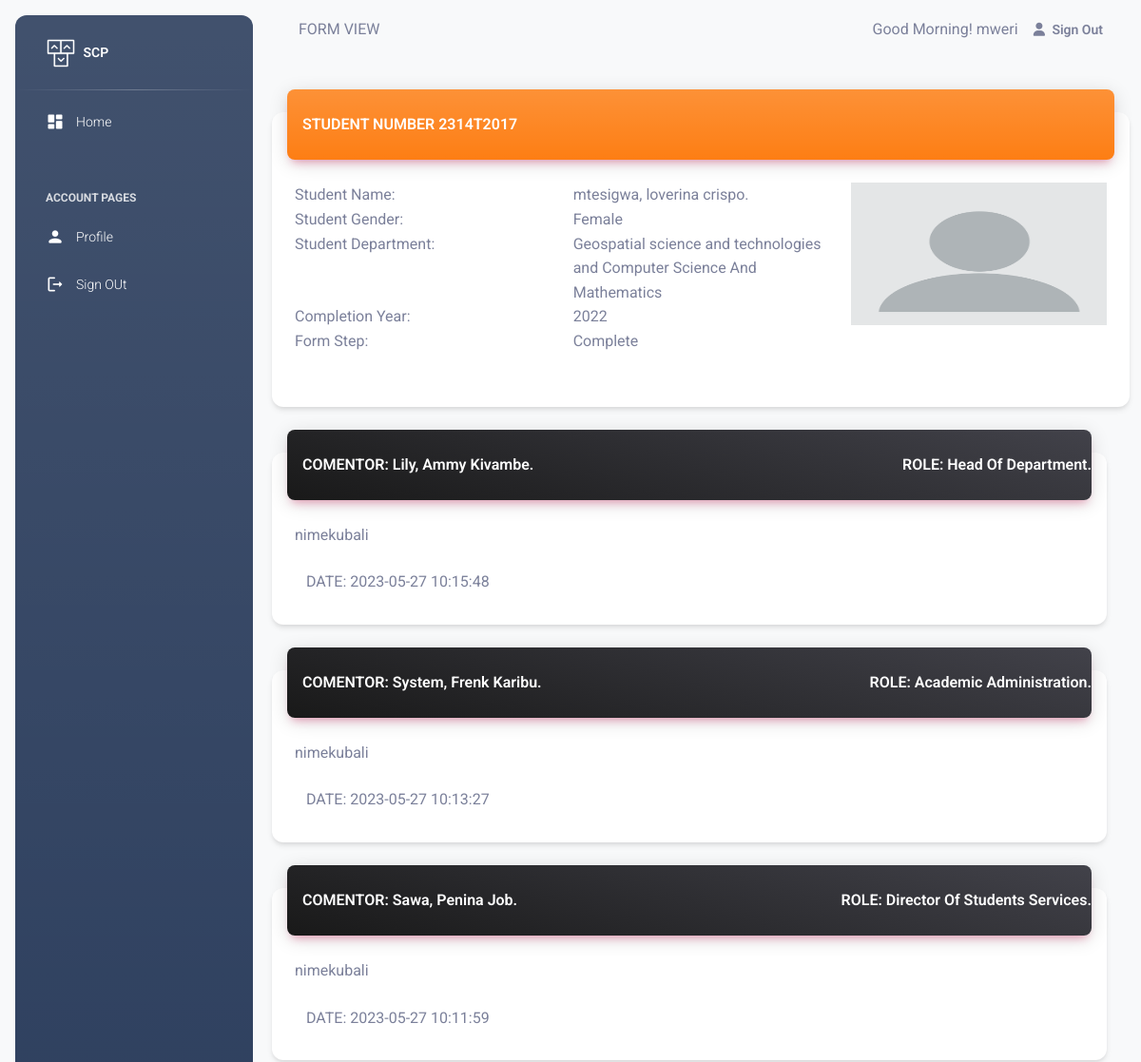
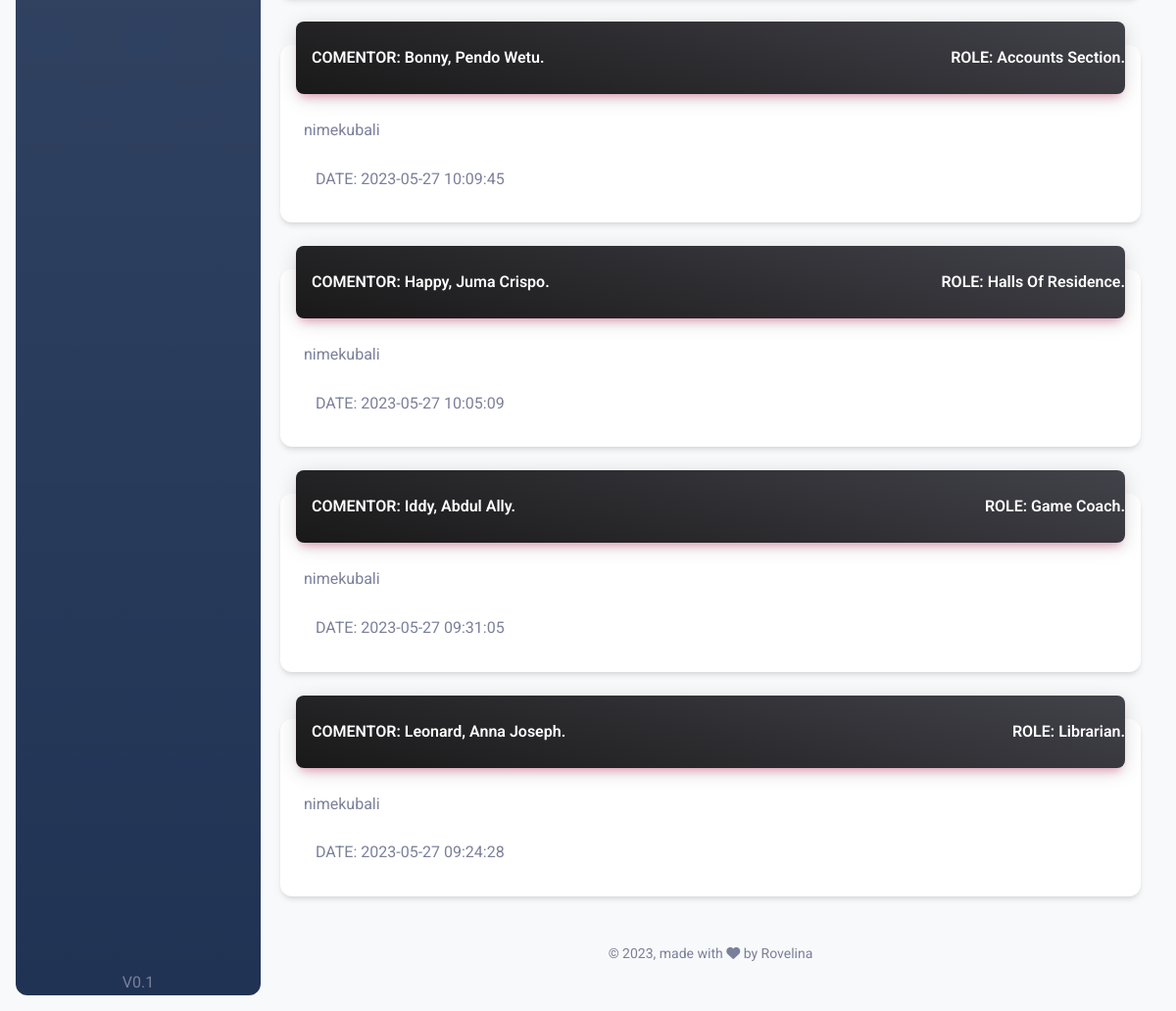
/pages/student/form_view.php?form_id=7 (signed in), run on the app's committed database (2 pictures, top to bottom).
### tables this page shows
CREATE TABLE `student` (
  `student_number` varchar(50) NOT NULL,
  `user_name` varchar(50) NOT NULL,
  `password` varchar(250) NOT NULL,
  `first_name` varchar(50) NOT NULL,
  `middle_name` varchar(50) NOT NULL,
  `last_name` varchar(50) NOT NULL,
  `gender` int(11) NOT NULL,
  `department` int(11) NOT NULL,
  `completion_year` int(11) NOT NULL,
  `image` varchar(100) NOT NULL
);

CREATE TABLE `form` (
  `form_id` bigint(20) NOT NULL,
  `student` varchar(50) NOT NULL,
  `form_step` int(11) NOT NULL
);

CREATE TABLE `gender` (
  `gender_id` int(11) NOT NULL,
  `gender_name` varchar(50) NOT NULL
);

CREATE TABLE `department` (
  `department_name` varchar(250) NOT NULL,
  `department_number` int(11) NOT NULL
);

CREATE TABLE `form_step` (
  `step_id` int(11) NOT NULL,
  `step_name` varchar(50) NOT NULL
);

CREATE TABLE `form_comment` (
  `comment_id` int(11) NOT NULL,
  `form` bigint(20) NOT NULL,
  `staff` varchar(50) NOT NULL,
  `comment` varchar(255) NOT NULL,
  `comment_date` datetime NOT NULL,
  `step` int(11) NOT NULL
);

CREATE TABLE `staff` (
  `staff_number` varchar(50) NOT NULL,
  `first_name` varchar(50) NOT NULL,
  `middle_name` varchar(50) NOT NULL,
  `staff_role` int(11) NOT NULL,
  `email` varchar(50) NOT NULL,
  `password` varchar(250) NOT NULL,
  `last_name` varchar(50) NOT NULL,
  `department` int(11) NOT NULL,
  `title` varchar(50) NOT NULL
);

CREATE TABLE `staff_role` (
  `role_id` int(11) NOT NULL,
  `role_name` varchar(50) NOT NULL
);

### classes/Account.php (called while the page is built, shortened)
<?php
 class Account {
    public function student_session_detail($sessin_id)
    {
        try{
            $db = getDB();
            $stmt = $db->prepare("SELECT first_name,middle_name,last_name FROM student WHERE student_number=:student_number");
            $stmt->bindParam("student_number", $sessin_id,PDO::PARAM_STR);
            $stmt->execute();
            $data = $stmt->fetch(PDO::FETCH_OBJ);
            return $data;
        }
        catch(PDOException $e) {
            echo '{"error":{"text":'. $e->getMessage() .'}}';
        }
    }
 }
?>

### pages/session.php (called while the page is built, shortened)
<?php
if(!empty($_SESSION['login_session_id']))
{
    $login_session_id=$_SESSION['login_session_id'];
    include('../../classes/Account.php');
    include('../../classes/Form.php');
}
?>

### classes/Form.php (called while the page is built, shortened)
<?php
 class Form {
    public function form_comment($form_id)
    {
        try{
            $db = getDB();
            $stmt = $db->prepare("SELECT
                   frm_cmt.comment
                   ,frm_cmt.comment_date
                   ,stf_role.role_name
                   ,stf.first_name
                   ,stf.middle_name
                   ,stf.last_name
                FROM form_comment frm_cmt
                inner join staff  stf
                on frm_cmt.staff = stf.staff_number
                inner join staff_role stf_role
                on stf_role.role_id = stf.staff_role
                WHERE form=:form
                order by frm_cmt.comment_date desc
             ");
            $stmt->bindParam("form", $form_id,PDO::PARAM_STR);
            $stmt->execute();
            $data = $stmt->fetchAll();
            return $data;
        }
        catch(PDOException $e) {
            echo '{"error":{"text":'. $e->getMessage() .'}}';
        }
    }
    public function form_detail($id)
    {
        try{
            $db = getDB();
            $stmt = $db->prepare("SELECT
                frm.form_id,
                frm.student,
                frm.form_step,
                std.first_name,
                std.middle_name,
                std.last_name,
                std.completion_year,
                gnd.gender_name,
                dpt.department_name,
                fstp.step_name,
                std.image
            FROM form frm
            inner join student std
            on std.student_number = frm.student
            inner join  gender gnd
            on gnd.gender_id = std.gender
            inner join  department dpt
            on dpt.department_number = std.department
            inner join form_step fstp
            on fstp.step_id = frm.form_step
            WHERE frm.form_id = :form_id ");
            $stmt->bindParam("form_id", $id,PDO::PARAM_STR);
            $stmt->execute();
            $data = $stmt->fetch(PDO::FETCH_OBJ);
            return $data;
        }
        catch(PDOException $e) {
            echo '{"error":{"get_staff":'. $e->getMessage() .'}}';
        }
    }
 }
?>

### pages/student/form_view.php (the view, shortened to what this page needs)
<?php
    include('../session.php');
    $page_tittle = "FORM VIEW ";
    $SessinUser=$account_class->student_session_detail($login_session_id);
    $id =$_GET['form_id'];
    $form_detail=$form_class->form_detail($id);
    $form_comments=$form_class->form_comment($id);
?>
<!DOCTYPE html>
<html lang="en">
  <head>
    <?php include 'head.php';?>
  </head>
  <body class="g-sidenav-show  bg-gray-100">
    <?php include 'aside.php';?>
    <main class="main-content border-radius-lg ">
      <?php include 'navbar.php';?>
      <div class="container-fluid py-4">
        <div class="row">
          <div class="col-12">
            <div class="card my-4">
              <div class="card-header p-0 position-relative mt-n4 mx-3 z-index-2">
                <div  style="background-color:#fd7e14" class="bg-gradient shadow-primary border-radius-lg pt-4 pb-3">
                  <div class="row">
                      <div class="col-6">
                        <h6 class="text-white  text-capitalize ps-3">STUDENT NUMBER  <?php echo  $login_session_id?></h6>
                      </div>
                  </div>
                </div>
              </div>
              <div class="card-body  pb-2">
              <div class="row">
                  <div class="col-8">
                   <div class="row">
                      <div class="col-6">
                        Student Name:
                      </div>
                      <div class="col-6">
                      <?php
                         $name =   $form_detail->last_name. ", ".$form_detail->first_name. " ". $form_detail->middle_name. ".";
                       echo  $name ?>
                      </div>
                      <div class="col-6">
                        Student Gender:
                      </div>
                      <div class="col-6">
                      <?php
                         $gender = $form_detail->gender_name;
                       echo  $gender ?>
                      </div>
                      <div class="col-6">
                        Student Department:
                      </div>
                      <div class="col-6">
                      <?php
                         $dapartment = $form_detail->department_name;
                       echo  $dapartment ?>
                      </div>
                      <div class="col-6">
                        Completion Year:
                      </div>
                      <div class="col-6">
                      <?php
                         $year =  $form_detail->completion_year ;
                       echo  $year ?>
                      </div>
                      <div class="col-6">
                        Form Step:
                      </div>
                      <div class="col-6">
                      <?php
                         $step =  $form_detail->step_name ;
                       echo  $step ?>
                      </div>
                   </div>
                  </div>
                  <div class="col-4">
                    <img  style = "width:100%;height:150px" src="../../images/students/<?php echo   $form_detail->image?>"/>
                  </div>
                </div>
              </div>
              <div class="card-footer">
              </div>
            </div>
          </div>
        </div>
        <div class="row">
          <?php
              foreach ($form_comments as $form_comment) {
                echo "
                <div class='row'>
                  <div class='col-12'>
                  <div class='card my-4'>
                    <div class='card-header p-0 position-relative mt-n4 mx-3 z-index-2'>
                      <div class='bg-gradient-dark shadow-primary border-radius-lg pt-4 pb-3'>
                        <div class='row'>
                            <div class='col-6'>
                              <h6 class='text-white  text-capitalize ps-3'>COMENTOR: {$form_comment['last_name']}, {$form_comment['first_name']} {$form_comment['middle_name']}. </h6>
                            </div>
                            <div class='col-6 text-end ''>
                                <h6 class='text-white   text-capitalize ps-3'>ROLE: {$form_comment['role_name']}. </h6>
                            </div>
                        </div>
                      </div>
                    </div>
                    <div class='card-body  pb-2'>
                      <div class='row'>
                        <div class='col-8'>
                        <div class='row'>
                            <div class='col-6'>
                            {$form_comment['comment']}
                            </div>
                      </div>
                    </div>
                    <div class='card-footer'>
                      DATE: {$form_comment['comment_date']}
                    </div>
                  </div>
                </div>
                </div>
              ";
              }
            ?>
        </div>
        <?php include 'footer.php';?>
      </div>
    </main>
  </body>
</html>

### pages/student/navbar.php
<nav class="navbar navbar-main navbar-expand-lg px-0 mx-4 shadow-none border-radius-xl" id="navbarBlur" data-scroll="true">
  <div class="container-fluid py-1 px-3">
    <nav aria-label="breadcrumb">
      <?php echo $page_tittle;?>
    </nav>
    <div class="collapse navbar-collapse mt-sm-0 mt-2 me-md-0 me-sm-4" id="navbar">
      <div class="ms-md-auto pe-md-3 d-flex align-items-center">
      <?php
        $current_hour = date('H');
        if ($current_hour >= 5 && $current_hour < 12) {
            echo "Good Morning! ". $SessinUser->first_name;
        } elseif ($current_hour >= 12 && $current_hour < 18) {
            echo "Good Afternoon! ". $SessinUser->first_name;
        } else {
            echo "Good Evening! ". $SessinUser->first_name;
        }
      ?>
      </div>
      <ul class="navbar-nav  justify-content-end">
        <li class="nav-item d-flex align-items-center">
           <?php include '../sign_out_link.php';?>
        </li>
      </ul>
    </div>
  </div>
</nav>

### data on the page
student: first_name "mweri"
form: student.middle_name "mtesigwa, loverina crispo.", gender.gender_name "Female", department.department_name "Geospatial science and technologies and Computer Science And Mathematics", student.completion_year "2022", form_step.step_name "Complete", student.image (picture)
form_comment: staff.last_name "Lily", staff.first_name "Ammy", staff.middle_name "Kivambe", staff_role.role_name "Head Of Department", comment "nimekubali", comment_date "2023-05-27 10:15:48"
form_comment: staff.last_name "System", staff.first_name "Frenk", staff.middle_name "Karibu", staff_role.role_name "Academic Administration", comment "nimekubali", comment_date "2023-05-27 10:13:27"
form_comment: staff.last_name "Sawa", staff.first_name "Penina", staff.middle_name "Job", staff_role.role_name "Director Of Students Services", comment "nimekubali", comment_date "2023-05-27 10:11:59"
form_comment: staff.last_name "Bonny", staff.first_name "Pendo", staff.middle_name "Wetu", staff_role.role_name "Accounts Section", comment "nimekubali", comment_date "2023-05-27 10:09:45"
form_comment: staff.last_name "Happy", staff.first_name "Juma", staff.middle_name "Crispo", staff_role.role_name "Halls Of Residence", comment "nimekubali", comment_date "2023-05-27 10:05:09"
form_comment: staff.last_name "Iddy", staff.first_name "Abdul", staff.middle_name "Ally", staff_role.role_name "Game Coach", comment "nimekubali", comment_date "2023-05-27 09:31:05"
form_comment: staff.last_name "Leonard", staff.first_name "Anna", staff.middle_name "Joseph", staff_role.role_name "Librarian", comment "nimekubali", comment_date "2023-05-27 09:24:28"

### other printed values
$page_tittle "FORM VIEW"
$login_session_id "2314T2017"
